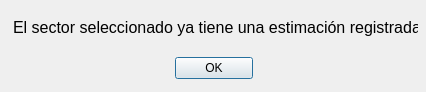
<?xml version="1.0" encoding="UTF-8"?>
<ui version="4.0">
 <class>AdvertenciaSector</class>
 <widget class="QDialog" name="AdvertenciaSector">
  <property name="geometry">
   <rect>
    <x>0</x>
    <y>0</y>
    <width>426</width>
    <height>92</height>
   </rect>
  </property>
  <property name="windowTitle">
   <string>Advertencia</string>
  </property>
  <widget class="QDialogButtonBox" name="buttonBox">
   <property name="geometry">
    <rect>
     <x>175</x>
     <y>52</y>
     <width>78</width>
     <height>32</height>
    </rect>
   </property>
   <property name="orientation">
    <enum>Qt::Horizontal</enum>
   </property>
   <property name="standardButtons">
    <set>QDialogButtonBox::Ok</set>
   </property>
  </widget>
  <widget class="QLabel" name="label">
   <property name="geometry">
    <rect>
     <x>13</x>
     <y>14</y>
     <width>405</width>
     <height>27</height>
    </rect>
   </property>
   <property name="font">
    <font>
     <pointsize>12</pointsize>
    </font>
   </property>
   <property name="text">
    <string>El sector seleccionado ya tiene una estimación registrada</string>
   </property>
  </widget>
 </widget>
 <resources/>
 <connections>
  <connection>
   <sender>buttonBox</sender>
   <signal>accepted()</signal>
   <receiver>AdvertenciaSector</receiver>
   <slot>accept()</slot>
   <hints>
    <hint type="sourcelabel">
     <x>248</x>
     <y>254</y>
    </hint>
    <hint type="destinationlabel">
     <x>157</x>
     <y>274</y>
    </hint>
   </hints>
  </connection>
  <connection>
   <sender>buttonBox</sender>
   <signal>rejected()</signal>
   <receiver>AdvertenciaSector</receiver>
   <slot>reject()</slot>
   <hints>
    <hint type="sourcelabel">
     <x>316</x>
     <y>260</y>
    </hint>
    <hint type="destinationlabel">
     <x>286</x>
     <y>274</y>
    </hint>
   </hints>
  </connection>
 </connections>
</ui>
